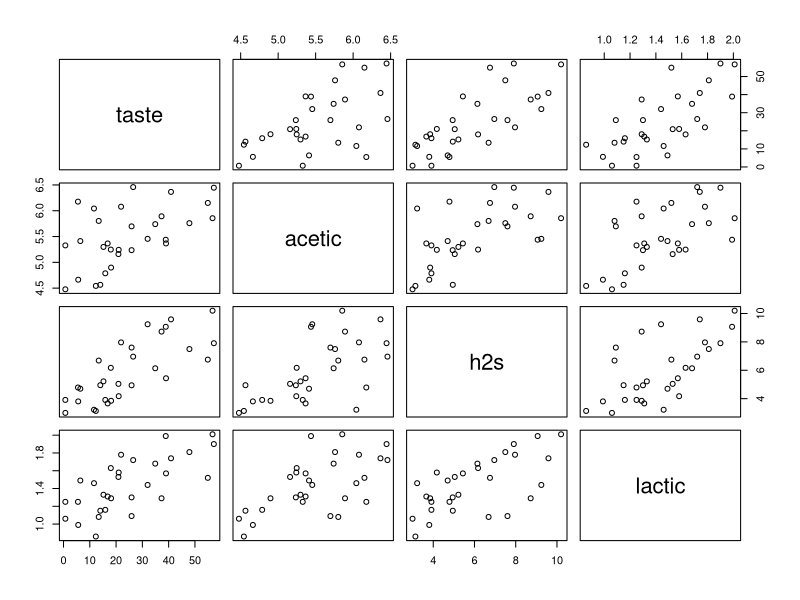
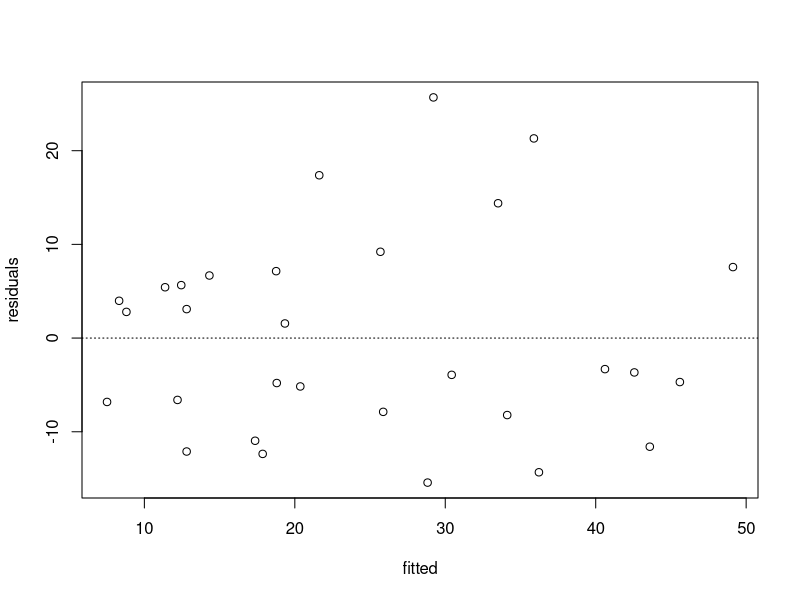
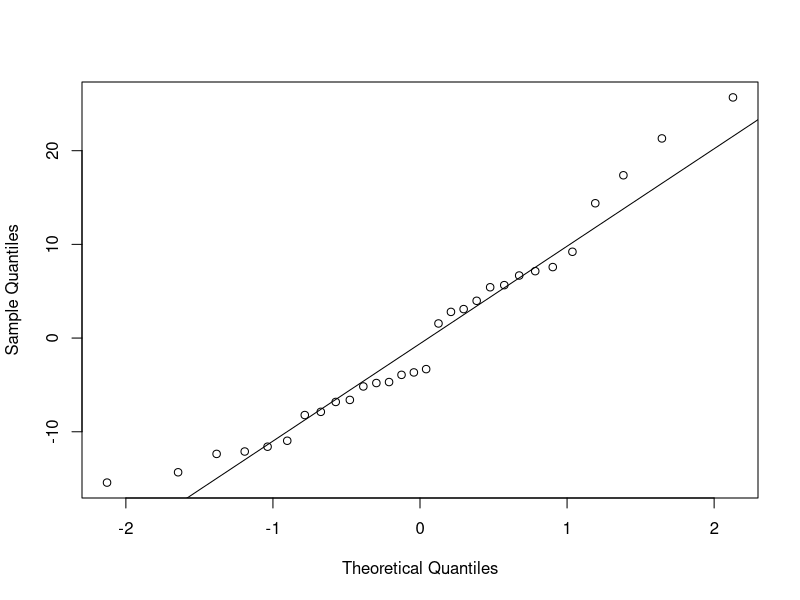
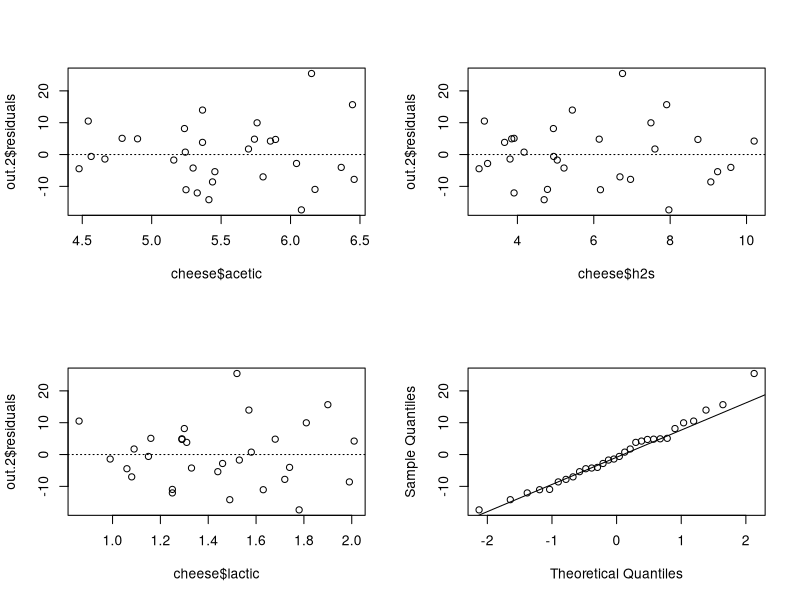

These charts were generated, in order, by the following R code:

## ST512 -- Lab 03
## Author: Prof Ryan Martin (www4.stat.ncsu.edu/~rmartin)

# Part 1

cheese <- read.table(file="cheese.txt", header=TRUE)
cor(cheese)
plot(cheese)
out.1 <- lm(taste ~ h2s, data=cheese)
summary(out.1)
plot(out.1$fitted.values, out.1$residuals, xlab="fitted", ylab="residuals")
abline(h=0, lty=3)
qqnorm(out.1$residuals, main=""); qqline(out.1$residuals)

# Part 2

out.2 <- lm(taste ~ acetic + h2s + lactic, data=cheese)
summary(out.2)
confint(out.2)
op <- par(mfrow=c(2, 2))
plot(y=out.2$residuals, x=cheese$acetic); abline(h=0, lty=3)
plot(y=out.2$residuals, x=cheese$h2s); abline(h=0, lty=3)
plot(y=out.2$residuals, x=cheese$lactic); abline(h=0, lty=3)
qqnorm(out.2$residuals, main=""); qqline(out.2$residuals)
par(op)

# Part 3

new <- data.frame(acetic=10, h2s=5.5, lactic=4)
predict(out.2, new, interval="pred", level=0.90)
